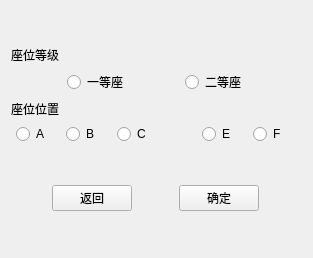
<?xml version="1.0" encoding="UTF-8"?>
<ui version="4.0">
 <class>Form</class>
 <widget class="QWidget" name="Form">
  <property name="geometry">
   <rect>
    <x>0</x>
    <y>0</y>
    <width>313</width>
    <height>258</height>
   </rect>
  </property>
  <property name="windowTitle">
   <string>座位选择</string>
  </property>
  <layout class="QVBoxLayout" name="verticalLayout_3">
   <item>
    <layout class="QVBoxLayout" name="verticalLayout">
     <item>
      <layout class="QVBoxLayout" name="verticalLayout_2">
       <item>
        <widget class="QLabel" name="label_2">
         <property name="sizePolicy">
          <sizepolicy hsizetype="Preferred" vsizetype="Fixed">
           <horstretch>0</horstretch>
           <verstretch>0</verstretch>
          </sizepolicy>
         </property>
         <property name="text">
          <string>座位等级</string>
         </property>
        </widget>
       </item>
       <item>
        <layout class="QHBoxLayout" name="horizontalLayout">
         <property name="leftMargin">
          <number>5</number>
         </property>
         <property name="rightMargin">
          <number>5</number>
         </property>
         <item>
          <widget class="QRadioButton" name="first_rbtn">
           <property name="sizePolicy">
            <sizepolicy hsizetype="Fixed" vsizetype="Fixed">
             <horstretch>0</horstretch>
             <verstretch>0</verstretch>
            </sizepolicy>
           </property>
           <property name="text">
            <string>一等座</string>
           </property>
           <attribute name="buttonGroup">
            <string notr="true">buttonGroup</string>
           </attribute>
          </widget>
         </item>
         <item>
          <widget class="QRadioButton" name="second_rbtn">
           <property name="sizePolicy">
            <sizepolicy hsizetype="Fixed" vsizetype="Fixed">
             <horstretch>0</horstretch>
             <verstretch>0</verstretch>
            </sizepolicy>
           </property>
           <property name="text">
            <string>二等座</string>
           </property>
           <attribute name="buttonGroup">
            <string notr="true">buttonGroup</string>
           </attribute>
          </widget>
         </item>
        </layout>
       </item>
      </layout>
     </item>
     <item>
      <widget class="QLabel" name="label">
       <property name="sizePolicy">
        <sizepolicy hsizetype="Preferred" vsizetype="Fixed">
         <horstretch>0</horstretch>
         <verstretch>0</verstretch>
        </sizepolicy>
       </property>
       <property name="text">
        <string>座位位置</string>
       </property>
      </widget>
     </item>
     <item>
      <layout class="QHBoxLayout" name="horizontalLayout_2">
       <property name="leftMargin">
        <number>5</number>
       </property>
       <property name="rightMargin">
        <number>5</number>
       </property>
       <item>
        <widget class="QRadioButton" name="a_rbtn">
         <property name="sizePolicy">
          <sizepolicy hsizetype="Preferred" vsizetype="Fixed">
           <horstretch>0</horstretch>
           <verstretch>0</verstretch>
          </sizepolicy>
         </property>
         <property name="text">
          <string>A</string>
         </property>
         <attribute name="buttonGroup">
          <string notr="true">buttonGroup_2</string>
         </attribute>
        </widget>
       </item>
       <item>
        <widget class="QRadioButton" name="b_rbtn">
         <property name="sizePolicy">
          <sizepolicy hsizetype="Preferred" vsizetype="Fixed">
           <horstretch>0</horstretch>
           <verstretch>0</verstretch>
          </sizepolicy>
         </property>
         <property name="text">
          <string>B</string>
         </property>
         <attribute name="buttonGroup">
          <string notr="true">buttonGroup_2</string>
         </attribute>
        </widget>
       </item>
       <item>
        <widget class="QRadioButton" name="c_rbtn">
         <property name="sizePolicy">
          <sizepolicy hsizetype="Preferred" vsizetype="Fixed">
           <horstretch>0</horstretch>
           <verstretch>0</verstretch>
          </sizepolicy>
         </property>
         <property name="text">
          <string>C</string>
         </property>
         <attribute name="buttonGroup">
          <string notr="true">buttonGroup_2</string>
         </attribute>
        </widget>
       </item>
       <item>
        <spacer name="horizontalSpacer">
         <property name="orientation">
          <enum>Qt::Horizontal</enum>
         </property>
         <property name="sizeType">
          <enum>QSizePolicy::Preferred</enum>
         </property>
         <property name="sizeHint" stdset="0">
          <size>
           <width>35</width>
           <height>20</height>
          </size>
         </property>
        </spacer>
       </item>
       <item>
        <widget class="QRadioButton" name="e_rbtn">
         <property name="sizePolicy">
          <sizepolicy hsizetype="Preferred" vsizetype="Fixed">
           <horstretch>0</horstretch>
           <verstretch>0</verstretch>
          </sizepolicy>
         </property>
         <property name="text">
          <string>E</string>
         </property>
         <attribute name="buttonGroup">
          <string notr="true">buttonGroup_2</string>
         </attribute>
        </widget>
       </item>
       <item>
        <widget class="QRadioButton" name="f_rbtn">
         <property name="sizePolicy">
          <sizepolicy hsizetype="Preferred" vsizetype="Fixed">
           <horstretch>0</horstretch>
           <verstretch>0</verstretch>
          </sizepolicy>
         </property>
         <property name="text">
          <string>F</string>
         </property>
         <attribute name="buttonGroup">
          <string notr="true">buttonGroup_2</string>
         </attribute>
        </widget>
       </item>
      </layout>
     </item>
    </layout>
   </item>
   <item>
    <layout class="QHBoxLayout" name="horizontalLayout_3">
     <item>
      <widget class="QPushButton" name="back_btn">
       <property name="sizePolicy">
        <sizepolicy hsizetype="Fixed" vsizetype="Fixed">
         <horstretch>0</horstretch>
         <verstretch>0</verstretch>
        </sizepolicy>
       </property>
       <property name="text">
        <string>返回</string>
       </property>
      </widget>
     </item>
     <item>
      <widget class="QPushButton" name="confirm_btn">
       <property name="sizePolicy">
        <sizepolicy hsizetype="Fixed" vsizetype="Fixed">
         <horstretch>0</horstretch>
         <verstretch>0</verstretch>
        </sizepolicy>
       </property>
       <property name="text">
        <string>确定</string>
       </property>
      </widget>
     </item>
    </layout>
   </item>
  </layout>
 </widget>
 <resources/>
 <connections/>
 <buttongroups>
  <buttongroup name="buttonGroup"/>
  <buttongroup name="buttonGroup_2"/>
 </buttongroups>
</ui>
